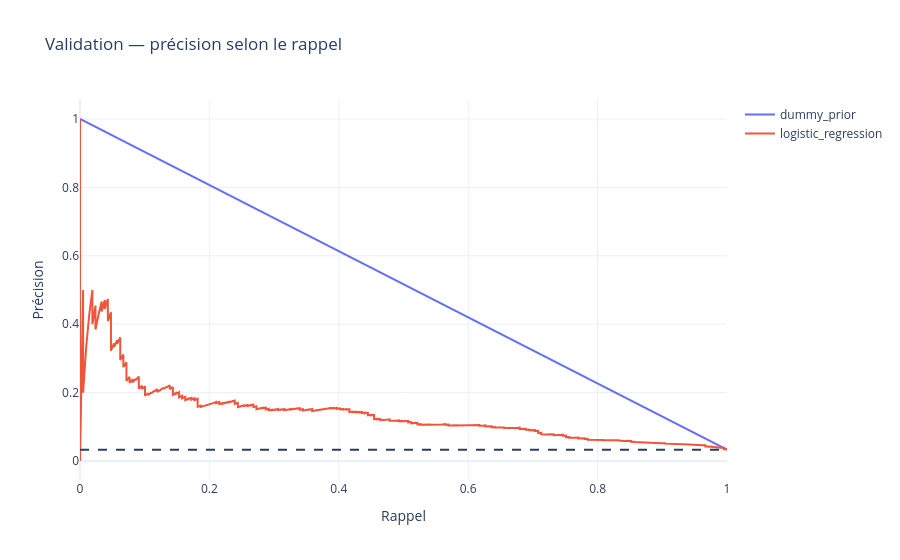

The notebook cell this image was saved under:
### Markdown cell above
## 4. Entraîner sur le train et comparer sur validation

**Question.** Quel modèle classe le mieux les futurs snapshots ?

Les deux modèles sont ajustés sur janvier–juin uniquement. Le candidat est choisi par AP sur validation ;
en cas d'égalité exacte, la référence naïve reste prioritaire. Le test ne participe pas au choix.

### Code cell
models = build_baselines(train[features])
validation_probabilities = {}
validation_rows = []
for name, pipeline in models.items():
    pipeline.fit(train[features], train[target])
    probability = pipeline.predict_proba(validation[features])[:, 1]
    validation_probabilities[name] = probability
    validation_rows.append({"model": name, **evaluate(validation[target], probability)})
validation_scores = pd.DataFrame(validation_rows)
display(validation_scores)
winner = validation_scores.sort_values("average_precision", ascending=False, kind="stable").iloc[0]["model"]
print("Candidat retenu sur validation :", winner)
fig = go.Figure()
for name, probability in validation_probabilities.items():
    precision, recall, _ = precision_recall_curve(validation[target], probability)
    fig.add_trace(go.Scatter(x=recall, y=precision, name=name, mode="lines"))
fig.add_hline(y=validation[target].mean(), line_dash="dash")
fig.update_layout(title="Validation — précision selon le rappel", xaxis_title="Rappel",
                  yaxis_title="Précision", template="plotly_white")
fig.show(renderer="plotly_mimetype")
fig.write_html(output_dir / "validation_precision_recall.html", include_plotlyjs=True)

### Figure 1 — Plotly figure (JSON) as saved in the notebook; plotly's stock layout.template omitted (floating-point values rounded to 4 significant figures; data arrays with more than 128 entries replaced by an {"elided": "..."} marker saying what was removed)
{"data": [{"mode": "lines", "name": "dummy_prior", "type": "scatter", "x": [1.0, 0.0], "y": [0.03313, 1.0]}, {"mode": "lines", "name": "logistic_regression", "type": "scatter", "x": {"elided": "6310 float values"}, "y": {"elided": "6310 float values"}}], "layout": {"shapes": [{"line": {"dash": "dash"}, "type": "line", "x0": 0, "x1": 1, "xref": "x domain", "y0": 0.03313, "y1": 0.03313, "yref": "y"}], "title": {"text": "Validation — précision selon le rappel"}, "xaxis": {"title": {"text": "Rappel"}}, "yaxis": {"title": {"text": "Précision"}}}}
